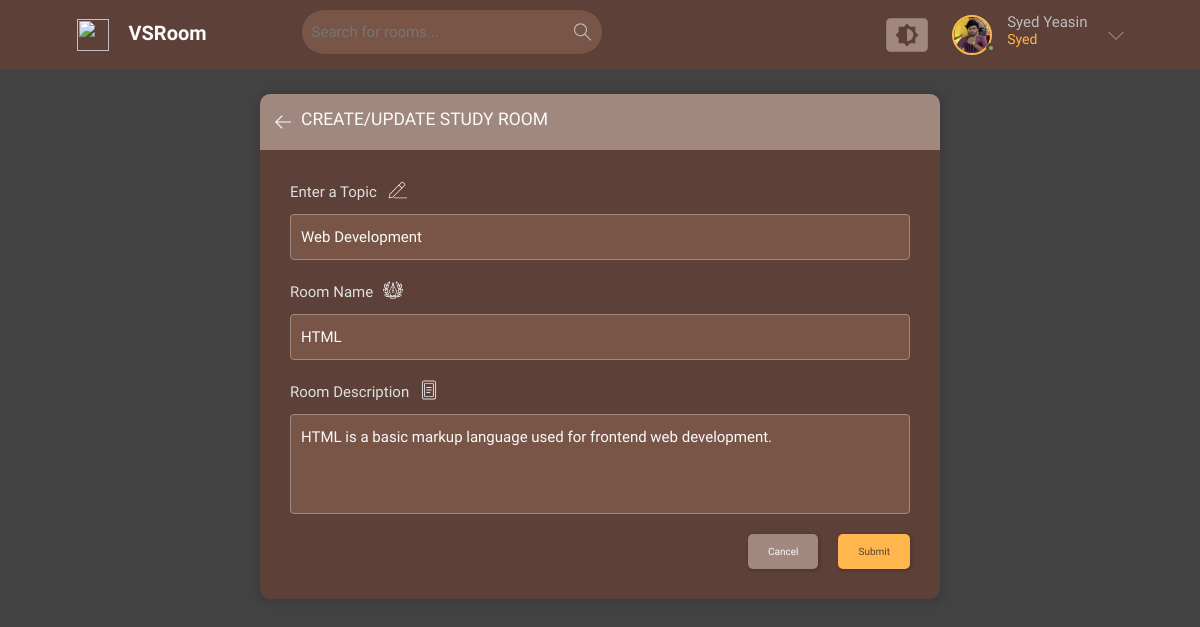
Page /update-room/1/ (signed in) on the earlier database version.
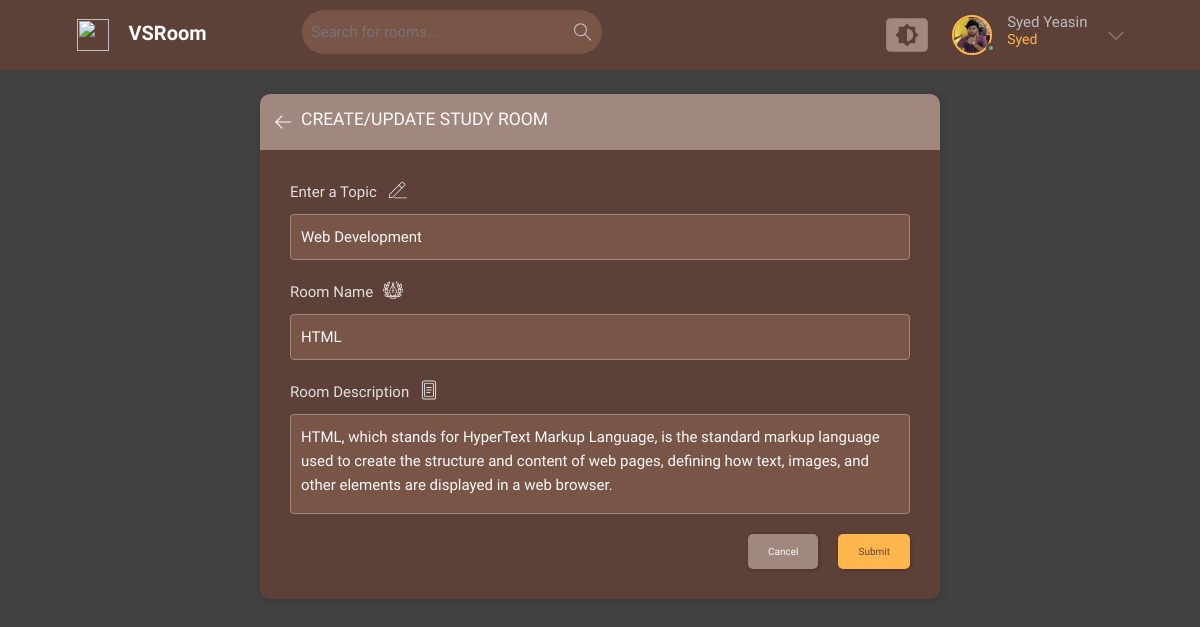
Same page on the later database version.
### base/models.py (models this page shows, shortened)
class Room(models.Model):
    host = models.ForeignKey(User, on_delete=models.SET_NULL, null=True)
    topic = models.ForeignKey(Topic, on_delete=models.SET_NULL, null=True, blank=True)
    name = models.CharField(max_length=200)
    description = models.TextField(null=True, blank=True)
    participants = models.ManyToManyField(User, related_name='participants', blank=True)
    updated = models.DateTimeField(auto_now=True)
    created = models.DateTimeField(auto_now_add=True)
    class Meta:
        ordering = ['-updated', '-created']

class Topic(models.Model):
    name = models.CharField(max_length=200)
    creator = models.ForeignKey(User, on_delete=models.CASCADE, null=True, blank=True, related_name="topics")

### base/views.py (the view, shortened to what this page needs)
# urls.py: path('update-room/<str:pk>/', views.updateRoom, name="update-room"),
@login_required(login_url='login')
def updateRoom(request, pk):
    room = Room.objects.get(id=pk)
    form = RoomForm(instance=room)
    topics = Topic.objects.all()
    if request.user != room.host:
        return HttpResponse('You are not allowed here!!')
    return render(request, 'base/room_form.html', {'form' : form, "topics" : topics, "room" : room})

### base/form.py
class RoomForm(ModelForm):
    class Meta:
        model = Room
        fields = '__all__'
        exclude = ['host', 'participants']

### base/templates/base/room_form.html (shortened to what this page needs)
{% extends 'base/main.html' %}
{% load static %}
{% block text %}
  <main class="create-room layout">
    <div class="container">
      <div class="layout__box">
        <div class="layout__boxHeader">
          <div class="layout__boxTitle">
            <a href="{% url 'home' %}">
              <svg version="1.1"
                   xmlns="http://www.w3.org/2000/svg"
                   width="32"
                   height="32"
                   viewBox="0 0 32 32">
                <title>arrow-left</title>
                <path d="M13.723 2.286l-13.723 13.714 13.719 13.714 1.616-1.611-10.96-10.96h27.625v-2.286h-27.625l10.965-10.965-1.616-1.607z">
                </path>
              </svg>
              <h3>Create/Update Study Room</h3>
            </a>
          </div>
        </div>
        <div class="layout__body">
          <form class="form" action="" method="POST">
            <div class="form__group">
              <div class="form__group-child-container">
                <label for="room_topic">Enter a Topic</label>
              </div>
                <input required
                       type="text"
                       value="{{ room.topic.name }}"
                       name="topic"
                       list="topic-list">
              </div>
              <div class="form__group">
                <div class="form__group-child-container">
                  <label for="room_name">Room Name</label>
                  <img src="{% static 'Images/writing.png' %}" alt="">
                </div>
                {{ form.name }}
              </div>
              <div class="form__group">
                <div class="form__group-child-container">
                  <label for="room_description">Room Description</label>
                </div>
                {{ form.description }}
              </div>
              <div class="form__action">
                <a class="btn btn--dark" href="{{ request.META.HTTP_REFERER }}">Cancel</a>
                <button class="btn btn--main" type="submit">Submit</button>
              </div>
            </form>
          </div>
        </div>
      </div>
    </main>
  {% endblock text %}

Differences in the rows shown:
changed Room "HTML": description "HTML is a basic markup language used for frontend web development." → "HTML, which stands for HyperText Markup Language, is the standard markup language used to create the structure and content of web pages, defining how text, images, and other elements are displayed in a web browser."
